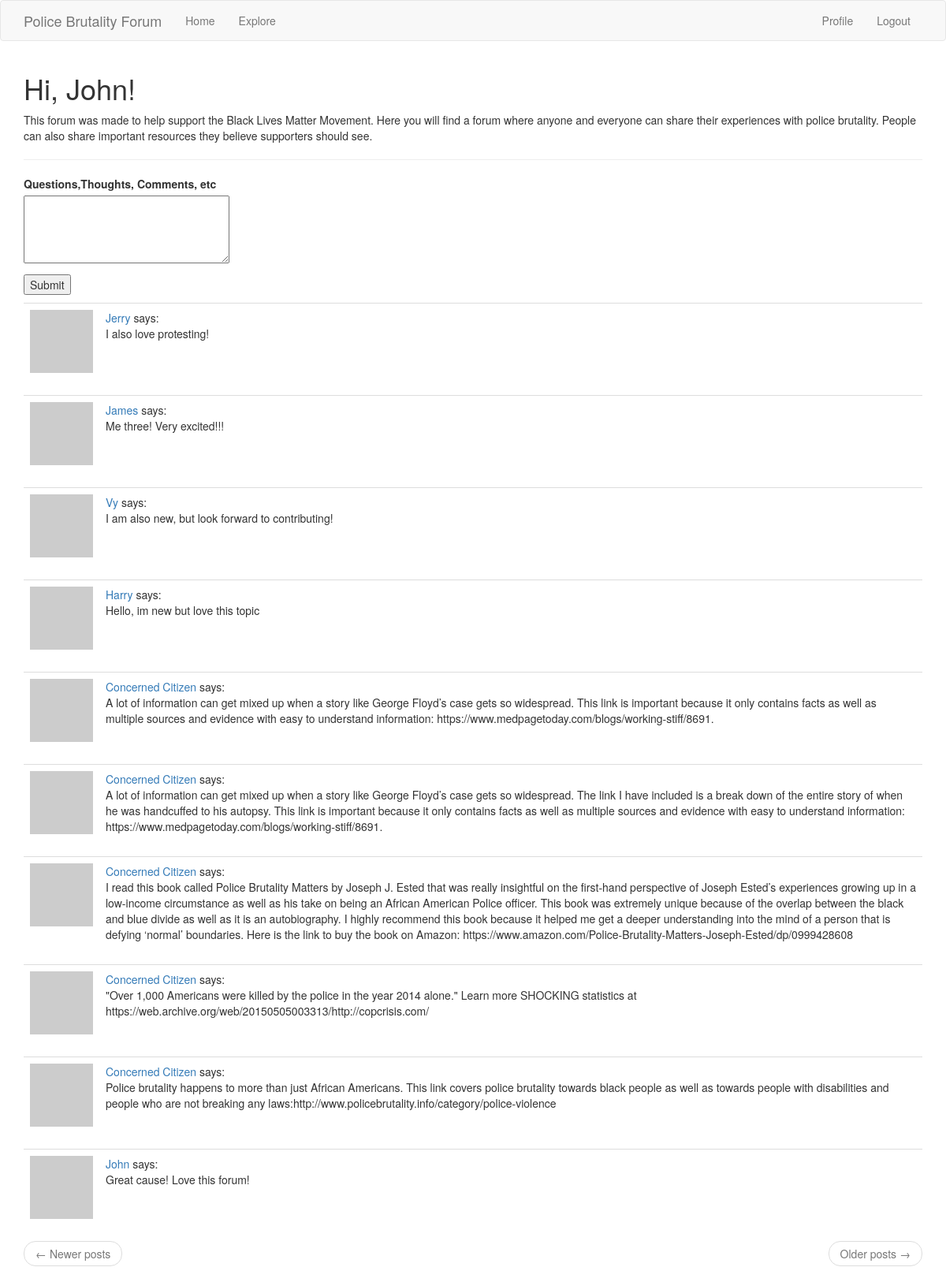
The page /forum (signed in) on the database its author committed.
### app/models.py (models this page shows, shortened)
class User(UserMixin, db.Model):
    id = db.Column(db.Integer, primary_key=True)
    username = db.Column(db.String(64), index=True, unique=True)
    email = db.Column(db.String(120), index=True, unique=True)
    password_hash = db.Column(db.String(128))
    posts = db.relationship('Post', backref='author', lazy='dynamic')
    about_me = db.Column(db.String(140))
    last_seen = db.Column(db.DateTime, default=datetime.utcnow)
    def avatar(self, size):
        digest = md5(self.email.lower().encode('utf-8')).hexdigest()
        return 'https://www.gravatar.com/avatar/{}?d=identicon&s={}'.format(digest, size)
    followed = db.relationship(
        'User', secondary=followers,
        primaryjoin=(followers.c.follower_id == id),
        secondaryjoin=(followers.c.followed_id == id),
        backref=db.backref('followers', lazy='dynamic'), lazy='dynamic')

class Post(db.Model):
    id = db.Column(db.Integer, primary_key=True)
    body = db.Column(db.String(5000))
    timestamp = db.Column(db.DateTime, index=True, default=datetime.utcnow)
    user_id = db.Column(db.Integer, db.ForeignKey('user.id'))

### app/routes.py (the view)
@app.route('/forum',methods=['GET','POST'])
@login_required
def forum():
    form=PostForm()
    if form.validate_on_submit():
        post=Post(body=form.post.data,author=current_user)
        db.session.add(post)
        db.session.commit()
        flash('Your post is now live!')
        return redirect(url_for('forum'))
    page = request.args.get('page',1,type=int)
    posts = Post.query.order_by(Post.timestamp.desc()).paginate(page,app.config['POSTS_PER_PAGE'],False)
    next_url = url_for('forum', page=posts.next_num) \
        if posts.has_next else None
    prev_url = url_for('forum', page=posts.prev_num) \
        if posts.has_prev else None
    return render_template('forum.html', title='Explore',form=form,posts=posts.items,next_url=next_url,prev_url=prev_url,numb=0)

### app/forms.py
class PostForm(FlaskForm):
    post = TextAreaField('Questions,Thoughts, Comments, etc',validators=[DataRequired(),Length(min=1,max=140)])
    submit=SubmitField('Submit')

### app/models.py (called while the page is built)
@login.user_loader
def load_user(id):
    return User.query.get(int(id))

### app/routes.py (called while the page is built)
@app.before_request
def before_request():
    if current_user.is_authenticated:
        current_user.last_seen = datetime.utcnow()
        db.session.commit()

### app/templates/forum.html (shortened to what this page needs)
{% extends "base.html" %}
{% import 'bootstrap/wtf.html' as wtf %}
{% block app_content %}
    {%if current_user.is_anonymous%}
    <h1>Welcome to the Police Brutality Forum!</h1>
    {%else%}
    <h1>Hi, {{ current_user.username }}!</h1>
    {%endif%}
    <p>This forum was made to help support the Black Lives Matter Movement. Here you will find a forum where anyone and everyone can share their experiences with police brutality. People can also share important resources they believe supporters should see.</p>
    <hr>
    <form action = "" method="post">
        <p>
            {{form.post.label}}<br>
            {{form.post(cols=32,rows=4)}}<br>
        </p>
        <p>{{form.submit()}}</p>
    </form>
    {% for post in posts %}
        {%include '_post.html'%}
    {% endfor %}
    <nav aria-label="...">
        <ul class="pager">
            <li class="previous{% if not prev_url %} disabled{% endif %}">
                <a href="{{ prev_url or '#' }}">
                    <span aria-hidden="true">&larr;</span> Newer posts
                </a>
            </li>
            <li class="next{% if not next_url %} disabled{% endif %}">
                <a href="{{ next_url or '#' }}">
                    Older posts <span aria-hidden="true">&rarr;</span>
                </a>
            </li>
        </ul>
    </nav>
{% endblock %}

### app/templates/_post.html
<table class="table table-hover">
    <tr>
        <td width="70px">
            <a href="{{ url_for('user', username=post.author.username) }}"><img src="{{ post.author.avatar(70) }}" /></a>
        </td>
        <td>
            <a href="{{ url_for('user', username=post.author.username) }}">{{ post.author.username }}</a>
            says:<br>
            {{ post.body }}
        </td>
    </tr>
</table>

### rows shown on the page
User: username "John"
Post: author.username "Jerry", body "I also love protesting!"
Post: author.username "James", body "Me three! Very excited!!!"
Post: author.username "Vy", body "I am also new, but look forward to contributing!"
Post: author.username "Harry", body "Hello, im new but love this topic"
Post: author.username "Concerned Citizen", body "A lot of information can get mixed up when a story like George Floyd’s case gets so widespread. This link is important because it only contains facts as well as multiple sources and evidence with easy to understand information: https://www.medpagetoday.com/blogs/working-stiff/8691."
Post: author.username "Concerned Citizen", body "A lot of information can get mixed up when a story like George Floyd’s case gets so widespread. The link I have included is a break down of the entire story of when he was handcuffed to his autopsy. This link is important because it only contains facts as well as multiple sources and evidence with easy to understand information: https://www.medpagetoday.com/blogs/working-stiff/8691."
Post: author.username "Concerned Citizen", body "I read this book called Police Brutality Matters by Joseph J. Ested that was really insightful on the first-hand perspective of Joseph Ested’s experiences growing up in a low-income circumstance as well as his take on being an African American Police officer. This book was extremely unique because of the overlap between the black and blue divide as well as it is an autobiography. I highly recommend this book because it helped me get a deeper understanding into the mind of a person that is defying ‘normal’ boundaries. Here is the link to buy the book on Amazon: https://www.amazon.com/Police-Brutality-Matters-Joseph-Ested/dp/0999428608"
Post: author.username "Concerned Citizen", body "\"Over 1,000 Americans were killed by the police in the year 2014 alone.\" Learn more SHOCKING statistics at https://web.archive.org/web/20150505003313/http://copcrisis.com/"
Post: author.username "Concerned Citizen", body "Police brutality happens to more than just African Americans. This link covers police brutality towards black people as well as towards people with disabilities and people who are not breaking any laws:http://www.policebrutality.info/category/police-violence"
Post: author.username "John", body "Great cause! Love this forum!"
